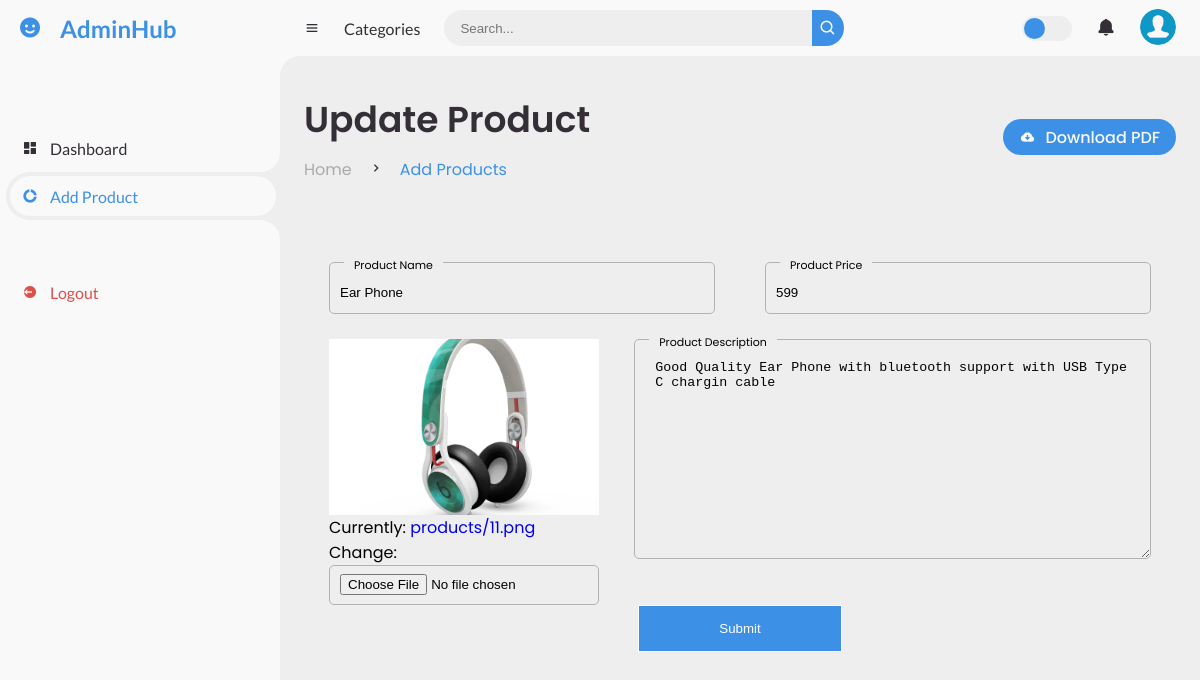
The app's page /account/edit/product/1 (signed in) with its own data.
### core/models.py (models this page shows, shortened)
class Product(models.Model):
    name = models.CharField(max_length=150)
    price = models.IntegerField()
    photo = models.ImageField(upload_to='products')
    description = models.TextField()

### core/views.py (the view, shortened to what this page needs)
# urls.py: path('account/edit/product/<str:pk>', edit_product, name='edit-product'),
@login_required(login_url='admin-login')
def edit_product(request, pk):
    product = Product.objects.get(id=pk)
    if request.user.is_superuser:
        form = ProductForm(instance=product)
        context = {'form': form, 'product':product}
        return render(request, 'backend/edit-product.html', context)
    else:
        return redirect('admin-login')

### core/forms.py
class ProductForm(ModelForm):
    class Meta:
        model = Product
        fields = '__all__'

### templates/backend/edit-product.html (shortened to what this page needs)
{% extends "backend/base.html" %}
{% load static %}
{% block content %}
<main>
    <div class="head-title">
        <div class="left">
            <h1>Update Product</h1>
            <ul class="breadcrumb">
                <li>
                    <a href="#">Home</a>
                </li>
                <li><i class='bx bx-chevron-right' ></i></li>
                <li>
                    <a class="active" href="#">Add Products</a>
                </li>
            </ul>
        </div>
        <a href="#" class="btn-download">
            <i class='bx bxs-cloud-download' ></i>
            <span class="text">Download PDF</span>
        </a>
    </div>
    <form action="" method="POST" enctype="multipart/form-data" class="product_form">
        <div class="input_div name">
            <label for="">Product Name</label>
            {{form.name}}
        </div>
        <div class="input_div price">
            <label for="">Product Price</label>
            {{form.price}}
        </div>
        <div class="img-box">
            <div style="background: url('{{product.photo.url}}');" id="imagePreview"></div>
            {{form.photo}}
        </div>
        <div class="input_div description">
            <label for="">Product Description</label>
            {{form.description}}
        </div>
        <button type="submit">Submit</button>
    </form>
</main>
{% endblock content %}

### static/css/admin.css (style rules this page uses)
* { margin: 0; padding: 0; box-sizing: border-box; }
a { text-decoration: none; }
li { list-style: none; }
:root { --poppins: 'Poppins', sans-serif; --lato: 'Lato', sans-serif; --light: #F9F9F9; --blue: #3C91E6; --light-blue: #CFE8FF; --grey: #eee; --dark-grey: #AAAAAA; --dark: #342E37; --red: #DB504A; --yellow: #FFCE26; --light-yellow: #FFF2C6; --orange: #FD7238; --light-orange: #FFE0D3; }
html { overflow-x: hidden; }
body { background: var(--grey); overflow-x: hidden; }
#content main { width: 100%; padding: 36px 24px; font-family: var(--poppins); max-height: calc(100vh - 56px); overflow-y: auto; }
#content main .head-title { display: flex; align-items: center; justify-content: space-between; grid-gap: 16px; flex-wrap: wrap; }
#content main .head-title .left h1 { font-size: 36px; font-weight: 600; margin-bottom: 10px; color: var(--dark); }
#content main .head-title .left .breadcrumb { display: flex; align-items: center; grid-gap: 16px; }
#content main .head-title .left .breadcrumb li { color: var(--dark); }
#content main .head-title .left .breadcrumb li a { color: var(--dark-grey); pointer-events: none; }
#content main .head-title .left .breadcrumb li a.active { color: var(--blue); pointer-events: unset; }
#content main .head-title .btn-download { height: 36px; padding: 0 16px; border-radius: 36px; background: var(--blue); color: var(--light); display: flex; justify-content: center; align-items: center; grid-gap: 10px; font-weight: 500; }
.product_form { margin-top: 80px; display: flex; flex-wrap: wrap; }
.product_form .input_div { width: 50%; margin-bottom: 25px; padding: 0px 25px; position: relative; }
.product_form input, .product_form textarea { width: 100%; height: 52px; border: 1px solid rgb(178, 178, 178); border-radius: 5px; outline: none; background: #eeeeee; padding: 8px 0px 0px 10px; }
.product_form input[type="file"] { height: 40px; }
.product_form label { position: absolute; width: fit-content; padding: 0px 10px; top: -5px; left: 40px; font-size: 11px; background: #eeeeee; }
.product_form .description { width: 65%; }
.product_form .description textarea { height: 220px; padding: 20px ; }
.product_form .img-box { width: 35%; padding: 0px 10px 0px 25px; }
#imagePreview { height: 176px; background-size: cover !important; background-position: center !important; }
.product_form button { padding: 15px 80px; cursor: pointer; background: #3C91E6; color: white; outline: none; border: 1px solid rgb(255, 255, 255); margin: auto; }

### records on screen
Product: name "Ear Phone", price "599", photo (picture), description "Good Quality Ear Phone with bluetooth support with USB Type C chargin cable"
